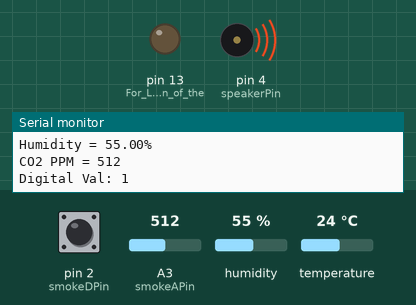
Bench run of a sketch on a simulated Arduino Uno, built with avr-gcc and run on an emulated ATmega328P. Parts: output pins drawn as LEDs (lit = HIGH), buzzer (waves = sounding), the last lines printed to the serial monitor. The test bench sets the inputs (shaded band); at power-on: pin 2 (smokeDPin) HIGH, A3 (smokeAPin) = 512, humidity 55 %, temperature 24 °C.

Above: at 2.7 s.
2.8 s: pin 2 (smokeDPin) pulled LOW for 2.3 s
At 5.6 s:
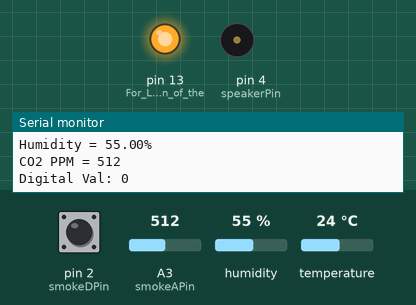
Timing chart, 0 to 12.6 s (numbered marks = the images above; inputs shaded):
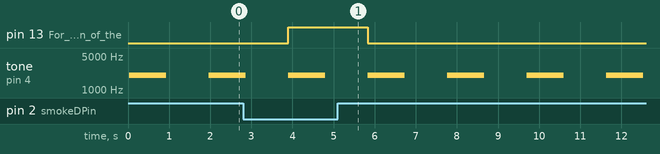

The sketch:

Pre_Emptive_Alarm_V1.ino
```cpp
/*
Include the following libraries
DHT
- Digitial Humidity Temperature (DHT/dht)
LCD
- SPI
- Wire
- Adafruit_GFX
- Adafruit_SSD1306 (The model of LCD being utilized)

The following items are used
- Digital Humidty Temperature reader (DHT22)
- MQ-135 Gas Sensor
- 128x64 Liquid Crystal Display(LCD)
- FBS50D Speaker (0.5 W, 8 Ohm)

*/
#include <DHT22.h>
#include <SPI.h>
#include <Wire.h>
#include <Adafruit_GFX.h>
#include <Adafruit_SSD1306.h>

int smokeSensorVal; // Variable to store analog sensor value (CO2 PPM)
int smokeDigitalVal; // Variable to store digital sensor value (If values are accurate/trustable)
float tempVal; // Variable to store temperature value (In degrees Celcius)
float humidVal; // Variable to store humidity value (In percentile)
int pitch = 2000; // Pitch level of speaker. Starting at 2000(Hz)
// Required Pins
const int dhtPin = 7; // The pin for the DHT.
const int smokeDPin = 2; // The digital pin for the smoke sensor
const int smokeAPin = A3; // The analog pin for the smoke sensor
const int speakerPin = 4; // The pin for the speaker
const int Screen_Address = 0x3C; // The I2c address for the LCD (Is subject to change! Scan EVERYTIME!)
const int Screen_Width = 128; // Set the width (x limit) of LCD
const int Screen_Height = 64; // Set the height (y limit) of LCD
const int OLED_Reset = -1; // The reset pin number (-1 since it shares Arduino's reset pin)
// Create object for DHT
DHT22 dht(dhtPin);
// Create object for LCD
Adafruit_SSD1306 display(Screen_Width, Screen_Height, &Wire, OLED_Reset);

void setup() {
  // put your setup code here, to run once:
  // Give dht and smoke sensor readings a place to be read.
  Serial.begin(9600);
  pinMode(13, OUTPUT); // For LED indication of the threshold LED
  pinMode (smokeDPin, INPUT); // For digital output from smoke sensor
  pinMode(speakerPin, OUTPUT); // Speaker signal for when hazardous conditions are met
  display.clearDisplay();
  //printWarning();
  //display.display();
}

void loop() {
  // put your main code here, to run repeatedly:
  smokeSensorVal = analogRead(smokeAPin); // Get the CO2 PPM level
  smokeDigitalVal = digitalRead(smokeDPin); // Get bounds value
  tempVal = dht.getTemperature(); // Get temperature read from dht
  humidVal = dht.getHumidity(); // Get humidity % from dht

  Serial.print("Temperature = ");
  Serial.print(tempVal); // Output temperature to Serial monitor
  Serial.println(" degrees Celcius");
  Serial.print("Humidity = ");
  Serial.print(humidVal); // The same with humidity
  Serial.println("%");
  Serial.print("CO2 PPM = ");
  Serial.println(smokeSensorVal); // The same with CO2 PPM
  Serial.print("Digital Val: ");
  Serial.println(smokeDigitalVal); // The same with digital value of smoke sensor

  // Testing gas concentration. 0 if out of bounds, 1 if within threshold. Handles Smoke Sensor LED
  if (smokeDigitalVal == LOW)
   {
    digitalWrite(13, HIGH); // Turn on the LED
  }
  else
   {
    digitalWrite(13, LOW); // Turn off the LED
  }

  if (smokeSensorVal > 230 && tempVal > 23) {
    for (int i = 0; i < 6; i++) {
      tone(speakerPin, pitch, 150);
      delay(150);
    }
  }
  else if (smokeSensorVal > 230 || tempVal > 23) {
    // digitalWrite(LEDPin, HIGH); // Testing value readings
    for (int j = 0; j < 3; j++) {
    tone(speakerPin, pitch, 500);
      delay(500);
    }
  }

  else{
    // digitalWrite(LEDPin, LOW); // Testing value readings
  }
  delay(1000);
  /*
  digitalWrite(LEDPin, HIGH);
  delay(1000);
  digitalWrite(LEDPin, 100);
  delay(1000);
  digitalWrite(LEDPin, LOW);
  delay(500);*/

}

// If any fire hazard conditions met, the LCD will print a warning
void printWarning() {
  int16_t i;
  display.fillScreen(SSD1306_WHITE); // Clear the display buffer (Currently filling screen for testing)
  /*display.println("WARNING!");
  delay(2000);
  display.println("CONDITIONS HAZARDOUS");*/
}

// If the conditions for a fire are not met, the LCD may go blank
void idle() {

  display.clearDisplay();

}
```

Measured:
- after the input at 2.8 s, pin 13 (For_LED_indication_of_the): LOW → HIGH after 1.1 s, → LOW 1.9 s later
- by itself, tone on pin 4 (speakerPin): alternates 2000 Hz for 0.90 s and silent for 1.0 s
